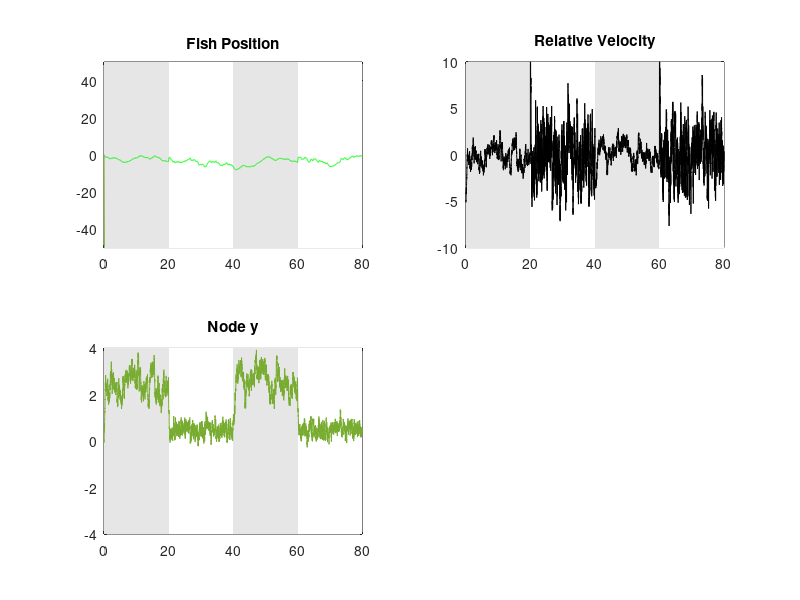

MATLAB code for this plot:
%SingleBrain_Closed_01.m
%Project Title: An agent based model of motor adaption in larval zebrafish
%Description: Closed loop CTRNN model showing motor adaption of 
%Francis Poole
%28.7.14

clf;
clc;
clear;

%Init
dt = 0.01; %Time step (0.01)
T = 80; %Amount of time
time = 0:dt:T; %Time array
tau_b = 1; %Time scale (1)

y(1) = 0; %Node start (0)

w_y = 1; %Node y weight (0)

flow_V = -5; %Flow velocity of water
swim_V(1) = 0; %Swim velocity of fish. Start at rest (0)

fish_X(1) = 0; %Starting fish x position (0)

%Gain parameter
% K(1:T/dt + 1) = 1; %Constant gain
%    OR
high = 10; %(10)
low = 2; %(2)
rest = 0; %(0);
K(1:(T/dt+1)/4) = low;
K((T/dt+1)/4:(T/dt+1)/2) = high;
K((T/dt+1)/2:3*(T/dt+1)/4) = low;
K(3*(T/dt+1)/4:(T/dt+1)) = high;

for t = 1:length(time) - 1
    y(t+1) = y(t) + 1/tau_b * dt * (-y(t) + y(t) * w_y - swim_V(t) - flow_V + randn / sqrt(dt)); %Update sensor node
    swim_V(t+1) = K(t+1) * y(t+1); %Update swim velocity
    fish_X(t+1) = fish_X(t) + dt * (swim_V(t) + flow_V); %Update fish position
end
swim_V(t+1) = K(t) * y(t); %Update final swim velocity






%Plot
%Fish Position
subplot(2,2,1)
area([0,T/4],[50,50],-50,'FaceColor',[0.9,0.9,0.9],'LineStyle','none')
hold on;
area([T/4,T/2],[50,50],-50,'FaceColor','w','LineStyle','none')
area([T/2,3*T/4],[50,50],-50,'FaceColor',[0.9,0.9,0.9],'LineStyle','none')
area([3*T/4,T],[50,50],-50,'FaceColor','w','LineStyle','none')
plot(time,fish_X,'g');
plot([0,T],[0,T/dt*flow_V]);
%axis([0,T,-1.5,0])
hold off;
xlim([0,T]);
ylim([-50,50])

title('Fish Position');

%Relative Velocity
subplot(2,2,2)
area([0,T/4],[10,10],-10,'FaceColor',[0.9,0.9,0.9],'LineStyle','none')
hold on;
area([T/4,T/2],[10,10],-10,'FaceColor','w','LineStyle','none')
area([T/2,3*T/4],[10,10],-10,'FaceColor',[0.9,0.9,0.9],'LineStyle','none')
area([3*T/4,T],[10,10],-10,'FaceColor','w','LineStyle','none')
plot(time,flow_V+swim_V,'k');
hold off
ylim([-10,10]);
xlim([0,T]);
title('Relative Velocity');

%Node y
subplot(2,2,3)
area([0,T/4],[4,4],-4,'FaceColor',[0.9,0.9,0.9],'LineStyle','none')
hold on;
area([T/4,T/2],[4,4],-4,'FaceColor','w','LineStyle','none')
area([T/2,3*T/4],[4,4],-4,'FaceColor',[0.9,0.9,0.9],'LineStyle','none')
area([3*T/4,T],[4,4],-4,'FaceColor','w','LineStyle','none')
plot(time, y)
hold off;
ylim([-4,4]);
xlim([0,T]);
title('Node y');